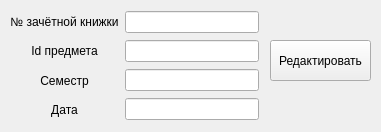
<?xml version="1.0" encoding="UTF-8"?>
<ui version="4.0">
 <class>editDebtForm</class>
 <widget class="QWidget" name="editDebtForm">
  <property name="geometry">
   <rect>
    <x>0</x>
    <y>0</y>
    <width>381</width>
    <height>132</height>
   </rect>
  </property>
  <property name="windowTitle">
   <string>Редактирование</string>
  </property>
  <widget class="QWidget" name="layoutWidget">
   <property name="geometry">
    <rect>
     <x>10</x>
     <y>10</y>
     <width>249</width>
     <height>111</height>
    </rect>
   </property>
   <layout class="QHBoxLayout" name="horizontalLayout">
    <item>
     <layout class="QVBoxLayout" name="verticalLayout">
      <item>
       <widget class="QLabel" name="label_gradebook">
        <property name="sizePolicy">
         <sizepolicy hsizetype="Minimum" vsizetype="Minimum">
          <horstretch>0</horstretch>
          <verstretch>0</verstretch>
         </sizepolicy>
        </property>
        <property name="text">
         <string>№ зачётной книжки</string>
        </property>
        <property name="alignment">
         <set>Qt::AlignCenter</set>
        </property>
       </widget>
      </item>
      <item>
       <widget class="QLabel" name="label_id_subject">
        <property name="sizePolicy">
         <sizepolicy hsizetype="Minimum" vsizetype="Minimum">
          <horstretch>0</horstretch>
          <verstretch>0</verstretch>
         </sizepolicy>
        </property>
        <property name="text">
         <string>Id предмета</string>
        </property>
        <property name="alignment">
         <set>Qt::AlignCenter</set>
        </property>
       </widget>
      </item>
      <item>
       <widget class="QLabel" name="label_semester">
        <property name="sizePolicy">
         <sizepolicy hsizetype="Minimum" vsizetype="Minimum">
          <horstretch>0</horstretch>
          <verstretch>0</verstretch>
         </sizepolicy>
        </property>
        <property name="text">
         <string>Семестр</string>
        </property>
        <property name="alignment">
         <set>Qt::AlignCenter</set>
        </property>
       </widget>
      </item>
      <item>
       <widget class="QLabel" name="label_date">
        <property name="sizePolicy">
         <sizepolicy hsizetype="Minimum" vsizetype="Minimum">
          <horstretch>0</horstretch>
          <verstretch>0</verstretch>
         </sizepolicy>
        </property>
        <property name="text">
         <string>Дата</string>
        </property>
        <property name="alignment">
         <set>Qt::AlignCenter</set>
        </property>
       </widget>
      </item>
     </layout>
    </item>
    <item>
     <layout class="QVBoxLayout" name="verticalLayout_2">
      <item>
       <widget class="QLineEdit" name="lineEditGradebook"/>
      </item>
      <item>
       <widget class="QLineEdit" name="lineEditIdSubject"/>
      </item>
      <item>
       <widget class="QLineEdit" name="lineEditSemester"/>
      </item>
      <item>
       <widget class="QLineEdit" name="lineEditDate"/>
      </item>
     </layout>
    </item>
   </layout>
  </widget>
  <widget class="QPushButton" name="pushButtonEditDebt">
   <property name="geometry">
    <rect>
     <x>270</x>
     <y>40</y>
     <width>101</width>
     <height>41</height>
    </rect>
   </property>
   <property name="text">
    <string>Редактировать</string>
   </property>
  </widget>
 </widget>
 <resources/>
 <connections/>
</ui>
